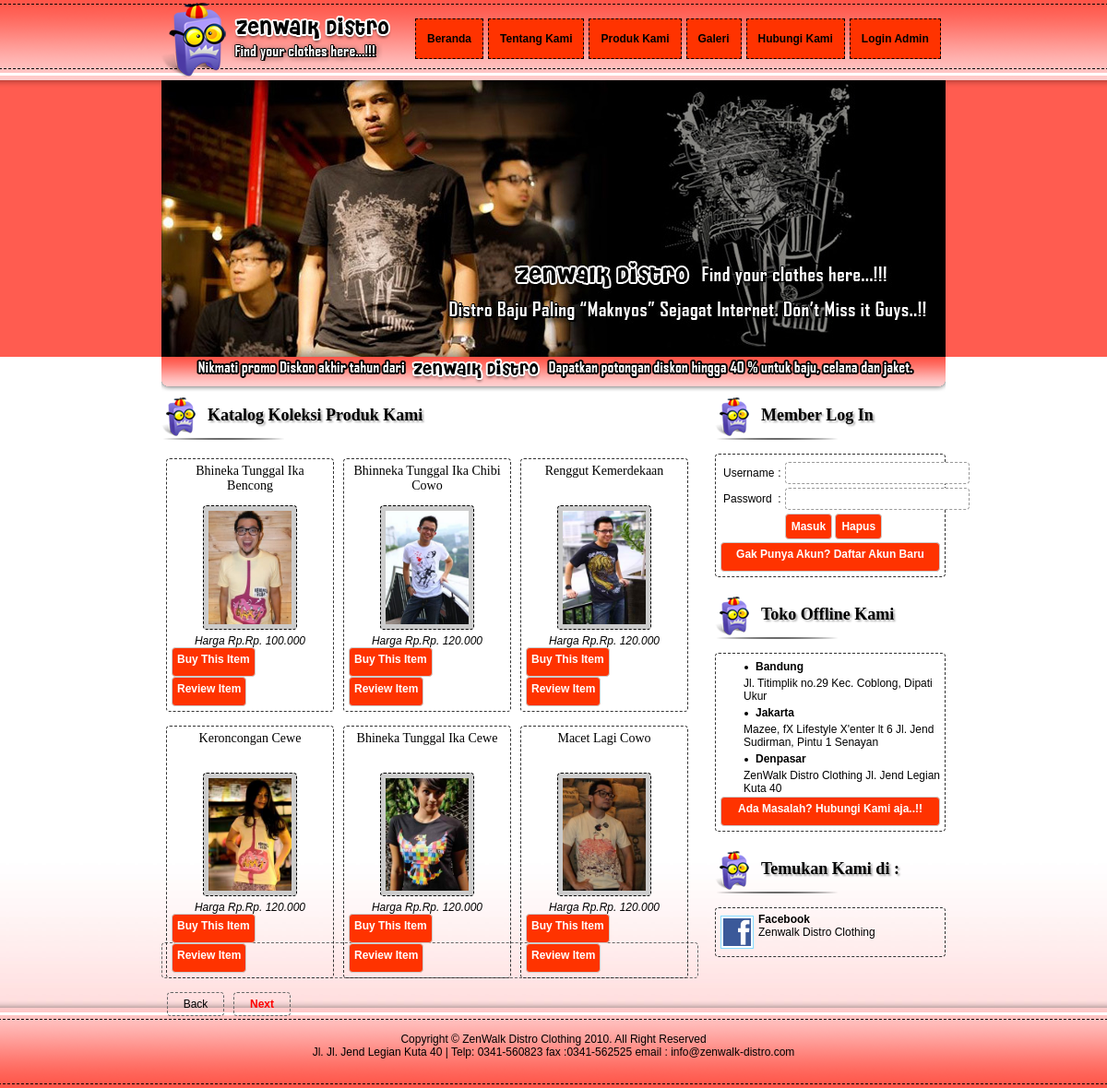
The page /product.php on the database its author committed.
### tables this page shows
CREATE TABLE IF NOT EXISTS `tbl_barang` (
  `id_barang` int(3) NOT NULL AUTO_INCREMENT,
  `nama_barang` varchar(100) NOT NULL,
  `harga` varchar(100) NOT NULL,
  `gambar` varchar(100) NOT NULL,
  `keterangan` text NOT NULL,
  PRIMARY KEY (`id_barang`)
);

### product.php (the view, shortened to what this page needs)
<!DOCTYPE html PUBLIC "-//W3C//DTD XHTML 1.0 Transitional//EN" "http://www.w3.org/TR/xhtml1/DTD/xhtml1-transitional.dtd">
<html xmlns="http://www.w3.org/1999/xhtml">
<head>
<link href="css/style.css" rel="stylesheet" type="text/css" />
<link href="css/highslide.css" rel="stylesheet" type="text/css" />
</head>
<body>
<div id="menu-atas">
<div id="atas"><div class="logo"><img src="images/logo.png" /></div>
<div class="menu" id="nav">
	<ul>
    	<li><a href="index.php">Beranda</a></li>
    	<li><a href="about.php">Tentang Kami</a></li>
    	<li><a href="product.php">Produk Kami</a></li>
    	<li><a href="galeri.php">Galeri</a></li>
    	<li><a href="hubungi.php">Hubungi Kami</a></li>
    	<li><a href="hal-login.php">Login Admin</a></li>
	</ul>
</div>
<div id="head">
<div id="imgSShow" align="center"><img src="images/header.jpg" alt="large image" name="SLIDESIMG" id="SLIDESIMG" style="opacity: 1;"><script type="text/javascript" src="js/slide-2.js"></script></div>
</div>
<div><img src="images/bawah-head.png" /></div>
</div>
</div>
<div id="isi">
<div id="kiri">
<div id="judul">Katalog Koleksi Produk Kami</div>
<?php
$batas=6;
if(empty($paging))
	{
	$posisi=0;
	$paging=1;
	}
else{
	$posisi=($paging-1) * $batas;
	}
$query=mysql_query("select * from tbl_barang order by id_barang desc limit $posisi,$batas");
while($r=mysql_fetch_array($query))
{
echo"<div id='sub-barang'><div class='jdl-brg'>$r[nama_barang]</div><img src='barang/$r[gambar]' width='90' class='gambar'><div id='harga'><i>Harga Rp.$r[harga]</i>
<a href='pesan.php?id_barang=$r[id_barang]'><div  class='submitButton3'>Buy This Item</div></a><a href='detail.php?id_barang=$r[id_barang]' onclick=\"return hs.htmlExpand(this, { objectType: 'iframe' } )\"><div  class='submitButton3'>Review Item</div></a>
</div></div>";
}
echo "<tr><td colspan='2' valign='top' align='center'>";
$query2=mysql_query("select * from tbl_barang");
$jumlah_data=mysql_num_rows($query2);
$jumlah_halaman=ceil($jumlah_data/$batas);
echo"<div id='paging'>";
if (1 != $paging){
	$back=$paging-1;
	echo "<div id='kotak-paging'><a href='product.php?paging=$back'><b>Back</b></a></div>";
	}
	else{
	echo"<div id='kotak-paging'>Back</div>";
	}
if ($paging != $jumlah_halaman){
	$next=$paging+1;
	echo" <div id='kotak-paging'><a href='product.php?paging=$next'>  <b>Next</b></a></div>";
	}
	else
	{
	echo "<div id='kotak-paging'>Next</div>";
	}
echo"</div>";
?>
</div>
<div id="kanan">
<?php
if(empty($_SESSION[namamember])){
?>
<div id="judul">Member Log In</div>
<div id="widget">
<form method="post" action="log-member.php">
<table>
<tr><td>Username</td><td>:</td><td><input type="text" name="user" class="input" size="25"/></td></tr>
<tr><td>Password</td><td>:</td><td><input type="password" name="pass" class="input" size="25"/></td></tr>
<tr><td></td><td></td><td><input type="submit" value="Masuk" class="submitButton" /> <input type="reset" value="Hapus" class="submitButton" /></td></tr>
</table>
</form>
<a href="registrasi.php"><div class="submitButton2">Gak Punya Akun? Daftar Akun Baru</div></a>
</div>
<?php
}
?>
<div id="judul">Toko Offline Kami</div>
<div id="widget">
<li class="li-class">Bandung</li>
<li class="li-class-no">Jl. Titimplik no.29
Kec. Coblong, Dipati Ukur</li>
<li class="li-class">Jakarta</li>
<li class="li-class-no">Mazee, fX Lifestyle X'enter lt 6
Jl. Jend Sudirman, Pintu 1 Senayan</li>
<li class="li-class">Denpasar</li>
<li class="li-class-no">ZenWalk Distro Clothing
Jl. Jend Legian Kuta 40</li>
<a href="hubungi.php"><div class="submitButton2">Ada Masalah? Hubungi Kami aja..!!</div></a>
</div>
<div id="judul">Temukan Kami di :</div>
<div id="widget">
<img src="images/facebook.gif" class="image" width="30"/><strong>Facebook</strong><br />Zenwalk Distro Clothing<br /><br />
</div>
</div>
</div>
<div id="menu-bawah">
<div id="footer">Copyright © ZenWalk Distro Clothing 2010. All Right Reserved<br />Jl. Jl. Jend Legian Kuta 40 |
Telp: 0341-560823 fax :0341-562525 email : info@zenwalk-distro.com </div>
</div>
</body>
</html>

### css/style.css (style rules this page uses)
body { margin:0 auto; padding:0; font-family:arial; font-size:12px; background-image:url(../images/bg.jpg); background-repeat:repeat-x; background-position:bottom; background-attachment:fixed; }
#menu-atas { margin:0 auto; position:absolute; padding-top:0px; top: 0; left: 0; right: 0; background-image:url(../images/bg-menu-atas.png); background-color:#FF5C50; background-repeat:repeat-x; height:387px; width:100%; color:#000; }
#menu-bawah { bottom:0; left: 0; right: 0; background-image:url(../images/bg-menu-bawah.png); background-repeat:repeat-x; height:100px; width:100%; color:#000; }
#head { width:850px; height:387px; }
.logo { width:270px; margin-top:-px; padding:0; float:left; }
#atas { width:850px; margin:0 auto; }
#nav ul { display:block; cursor:pointer; padding-left:0px; margin: 0px; }
#nav li { background-color:#FF3300; border:1px dashed #000; margin-top:20px; margin-left:5px; float:left; list-style-type:none; padding: 14px 12px 14px 12px; }
#nav li a { text-decoration:none; color:#000; font-weight:bold; }
#isi { width:850px; margin:0 auto; padding-top:430px; height:650px; }
.input { -moz-border-radius:4px; -khtml-border-radius: 4px; -webkit-border-radius: 4px; font-size:12px; background-color:#FFFFFF; border:1pt dashed #999999; padding:4px; }
.submitButton { color:#fff; font-size:12px; height:28px; font-weight:bold; -moz-border-radius:4px; -khtml-border-radius: 4px; -webkit-border-radius: 4px; border:1px solid #cccccc; background-color:#FF3300; cursor:pointer; text-align:center; }
.submitButton2 { color:#fff; font-size:12px; height:20px; font-weight:bold; -moz-border-radius:4px; -khtml-border-radius: 4px; -webkit-border-radius: 4px; border:1px solid #cccccc; background-color:#FF3300; cursor:pointer; padding:5px; text-align:center; }
.submitButton3 { color:#fff; font-size:12px; height:20px; font-weight:bold; -moz-border-radius:4px; -khtml-border-radius: 4px; -webkit-border-radius: 4px; border:1px solid #cccccc; background-color:#FF3300; cursor:pointer; padding:5px; text-align:center; float:left; }
#kiri { width:590px; margin-right:10px; float:left; }
#kanan { width:250px; float:left; }
#judul { background-image:url(../images/bg-title.png); background-repeat:no-repeat; height:52px; padding-left:50px; padding-top:10px; font-size:18px; font-weight:bold; text-shadow:2px 2px 2px #B0B0B0; font-family:"Comic Sans MS"; }
#widget { padding:5px; border:1px dashed #333333; -moz-border-radius:4px; -khtml-border-radius: 4px; -webkit-border-radius: 4px; margin-bottom:20px; }
.li-class { list-style:url(../images/bullet.gif); margin-left:20px; padding-left: 5px; padding-top: 2px; padding-bottom: 2px; font-weight:bold; }
.li-class-no { list-style:none; margin-left:20px; padding-left: 5px; padding-top: 2px; padding-bottom: 2px; }
.image { background-color: #fff; padding: 2px; margin: 3px 5px 3px 0; border: 1px solid #86DBFF; float: left; }
#sub-barang { text-align:center; padding:5px; width:170px; float:left; border:1px dashed #333333; -moz-border-radius:4px; -khtml-border-radius: 4px; -webkit-border-radius: 4px; margin:5px 5px 10px 5px; }
.jdl-brg { font-size:14px; height:30px; margin-bottom:10px; font-family:"Comic Sans MS"; }
#footer { width:850px; margin:0 auto; padding-top:40px; text-align:center; }
.gambar { padding:5px; background-color:#CCCCCC; border:1px dashed #000; -moz-border-radius:4px; -khtml-border-radius: 4px; -webkit-border-radius: 4px; margin:5px; }
#paging { width:580px; margin-top:530px; height:37px; border:1px dashed #666666; -moz-border-radius:4px; -khtml-border-radius: 4px; -webkit-border-radius: 4px; }
#paging a { text-align:center; color:#FF9900; text-decoration:none; }
#kotak-paging { text-align:center; margin:5px; padding:5px; width:50px; float:left; border:1px dashed #666666; -moz-border-radius:4px; -khtml-border-radius: 4px; -webkit-border-radius: 4px; }
#isi a { color:#FF0000; text-decoration:none; }

### rows shown on the page
tbl_barang: nama_barang "Bhineka Tunggal Ika Bencong", gambar (picture), harga "Rp. 100.000"
tbl_barang: nama_barang "Bhinneka Tunggal Ika Chibi Cowo", gambar (picture), harga "Rp. 120.000"
tbl_barang: nama_barang "Renggut Kemerdekaan", gambar (picture), harga "Rp. 120.000"
tbl_barang: nama_barang "Keroncongan Cewe", gambar (picture), harga "Rp. 120.000"
tbl_barang: nama_barang "Bhineka Tunggal Ika Cewe", gambar (picture), harga "Rp. 120.000"
tbl_barang: nama_barang "Macet Lagi Cowo", gambar (picture), harga "Rp. 120.000"
